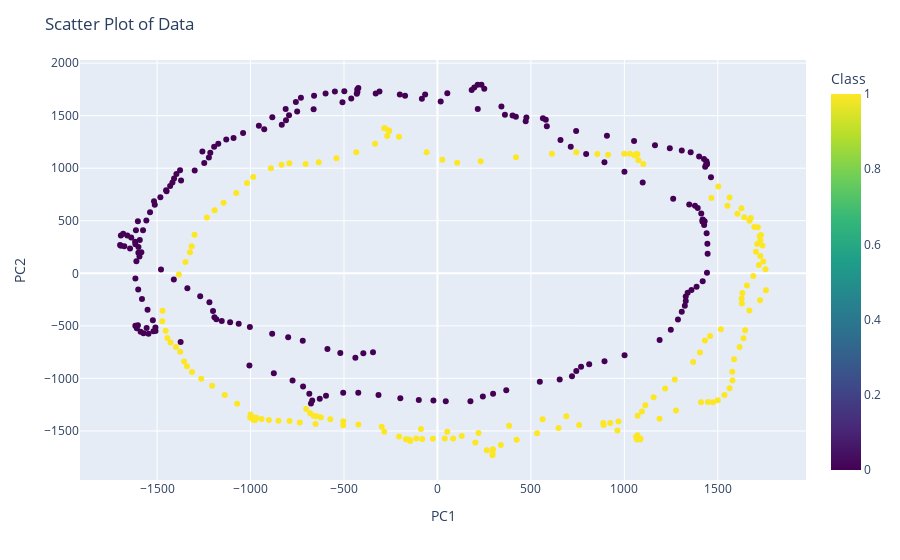

The notebook cell this image was saved under:
### Code cell
import plotly.express as px
import pandas as pd
from sklearn.decomposition import PCA


# Perform PCA to reduce dimensionality
pca = PCA(n_components=2)
X_train_pca = pca.fit_transform(X_train)

# Create a DataFrame with the PCA results
df = pd.DataFrame(X_train_pca, columns=['PC1', 'PC2'])
df['Class'] = y_train

# Create scatter plot using Plotly
fig = px.scatter(df, x='PC1', y='PC2', color='Class', color_continuous_scale='viridis')

# Set plot labels and title
fig.update_layout(
    title="Scatter Plot of Data",
    xaxis_title="PC1",
    yaxis_title="PC2"
)

# Show the plot
fig.show()

### Figure 1 — Plotly figure (JSON) as saved in the notebook; plotly's stock layout.template omitted (floating-point values rounded to 4 significant figures; data arrays with more than 128 entries replaced by an {"elided": "..."} marker saying what was removed)
{"data": [{"hovertemplate": "PC1=%{x}<br>PC2=%{y}<br>Class=%{marker.color}<extra></extra>", "legendgroup": "", "marker": {"color": {"elided": "373 int values"}, "coloraxis": "coloraxis", "symbol": "circle"}, "mode": "markers", "name": "", "orientation": "v", "showlegend": false, "type": "scatter", "x": {"elided": "373 float values"}, "xaxis": "x", "y": {"elided": "373 float values"}, "yaxis": "y"}], "layout": {"coloraxis": {"colorbar": {"title": {"text": "Class"}}, "colorscale": [[0, "#440154"], [0.1111, "#482878"], [0.2222, "#3e4989"], [0.3333, "#31688e"], [0.4444, "#26828e"], [0.5556, "#1f9e89"], [0.6667, "#35b779"], [0.7778, "#6ece58"], [0.8889, "#b5de2b"], [1, "#fde725"]]}, "legend": {"tracegroupgap": 0}, "margin": {"t": 60}, "title": {"text": "Scatter Plot of Data"}, "xaxis": {"anchor": "y", "domain": [0, 1], "title": {"text": "PC1"}}, "yaxis": {"anchor": "x", "domain": [0, 1], "title": {"text": "PC2"}}}}
